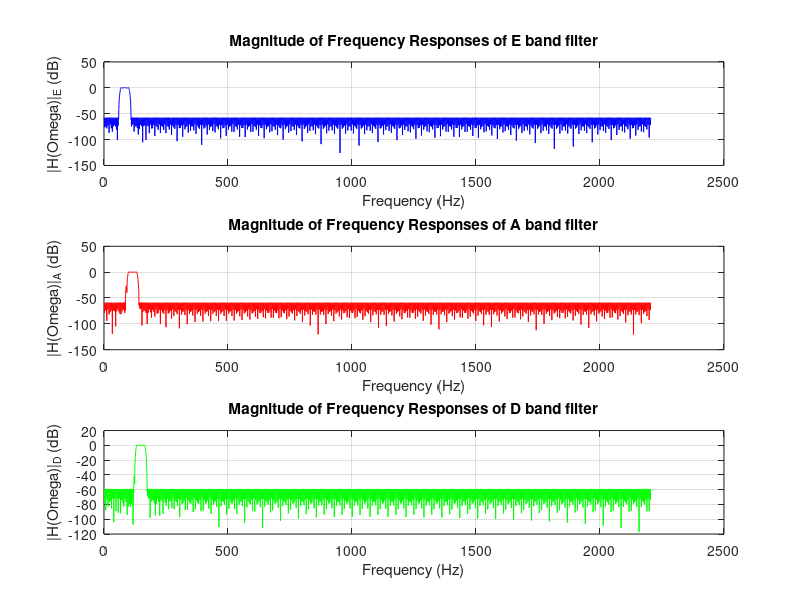

This figure's MATLAB source:
function [b_E, b_A, b_D] = Tuner_FIRs()
%  Tuner_FIRs -     This function will use the Parks-McClellan procedure
%                   to design the filters and compute the FIR filter 
%                   coefficient vectors that are then provided as outputs of the 
%                   function 
%
%   USAGE:   [b_E, b_A, b_D] = Tuner_FIRs();
%   
%   inputs:   No inputs
%
%   outputs:  This function outputs three sets of filter coefficients
%             called b_E, b_A, and b_D. 

Fs = 4410;
rp = 1; rs = 60; % specify passband 
AA = [0 1 0]; %%% specfies that you want a band pass filter (for strings E, A, and D)
dev=[10^(-rs/20) (10^(rp/20)-1)/(10^(rp/20)+1) 10^(-rs/20)]; % parm. needed by design routine for a band pass filter

Omega = 0:0.001:pi; % creates a vector of DT frequency points
freq = Omega * ((Fs)/(2*pi));
%% designing band pass filter for Open Low E string
% % Band Pass Edges
f_spec_E = [59 68 100 109];
[N_E, fo_E, ao_E, w_E] = firpmord(f_spec_E, AA, dev, Fs);
b_E = firpm(N_E, fo_E, ao_E, w_E); % Computes the designed filter coefficients in vector b_E

%% designing band pass filter for Open A string
% % Band Pass Edges
f_spec_A = [86 100 132 141];
[N_A, fo_A, ao_A, w_A] = firpmord(f_spec_A, AA, dev, Fs);
b_A = firpm(N_A, fo_A, ao_A, w_A); % Computes the designed filter coefficients in vector b_A

%% designing band pass filter for Open D string
% % Band Pass Edges
f_spec_D = [120 132 165 174];
[N_D, fo_D, ao_D, w_D] = firpmord(f_spec_D, AA, dev, Fs);
b_D = firpm(N_D, fo_D, ao_D, w_D); % Computes the designed filter coefficients in vector b_A
%% filter plots
figure;
H_E = freqz(b_E, 1, Omega);
H_A = freqz(b_A, 1, Omega);
H_D = freqz(b_D, 1, Omega);
subplot(3,1,1)
plot(freq, 20*log10(abs(H_E)),'b');
xlabel("Frequency (Hz)"); ylabel("|H(\Omega)|_{E} (dB)"); title("Magnitude of Frequency Responses of E band filter")
grid on 
subplot(3,1,2)
plot(freq, 20*log10(abs(H_A)), 'r');
xlabel("Frequency (Hz)"); ylabel("|H(\Omega)|_{A} (dB)"); title("Magnitude of Frequency Responses of A band filter")
grid on 
subplot(3,1,3)
plot(freq, 20*log10(abs(H_D)), 'g');
xlabel("Frequency (Hz)"); ylabel("|H(\Omega)|_{D} (dB)"); title("Magnitude of Frequency Responses of D band filter")
grid on
end